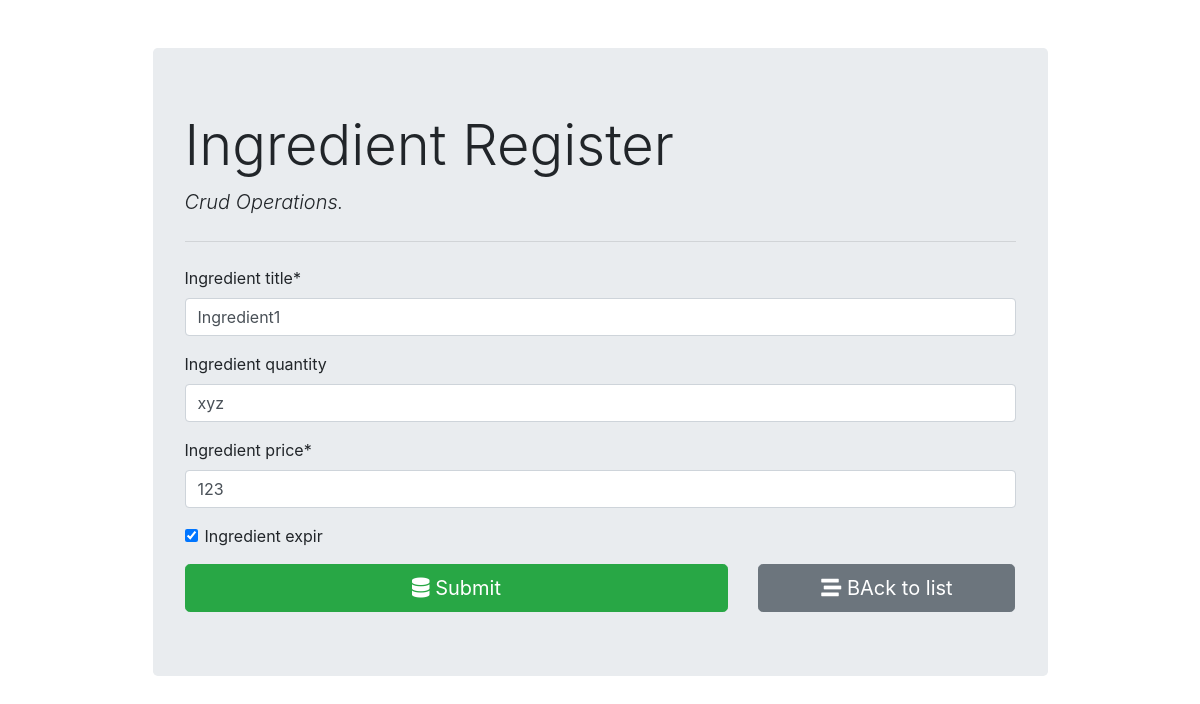
Screenshot of /3/ with the database file from the repository.
### myapp/models.py (models this page shows)
class Ingredient(models.Model):
    Ingredient_title = models.CharField(max_length=200)
    Ingredient_quantity = models.CharField(max_length=200)
    Ingredient_price = models.IntegerField()
    Ingredient_expir = models.BooleanField()

### myapp/views.py (the view, shortened to what this page needs)
# urls.py: path('',views.ingredient_form,name='myapp-form_insert'),
def ingredient_form(request,id=0):
    if request.method == 'GET':
        if id == 0:
            form=Ing_Form()
        else:
            ingredient=Ingredient.objects.get(pk=id)
            form=Ing_Form(instance=ingredient)
        return render(request,'myapp/ing_form.html',{'form':form})

### myapp/forms.py
class Ing_Form(forms.ModelForm):
    class Meta:
        model=Ingredient
        fields='__all__'
    def __init__(self,*args,**kwargs):
        super(Ing_Form,self).__init__(*args,**kwargs)
        self.fields['Ingredient_quantity'].required=False

### myapp/templates/myapp/ing_form.html (shortened to what this page needs)
{% extends 'myapp/base.html' %}
{% load crispy_forms_tags %}
{% block content %}
<form action="" method="POST">
    {{form|crispy}}
    <div class="row">
        <div class="col-md-8">
            <button class="submit btn btn-success btn-block btn-lg">
                <i class="fas fa-database"></i> Submit
            </button>
        </div>
        <div class="col-md-4">
            <a href="{% url 'myapp-list'  %}" class="btn btn-secondary btn-block btn-lg">
                <i class="fas fa-stream"></i> BAck to list
            </a>
        </div>
    </div>
</form>
{% endblock content %}

### rows the page displays
Ingredient: Ingredient_title "Ingredient1", Ingredient_quantity "xyz", Ingredient_price "123", Ingredient_expir "☑"
